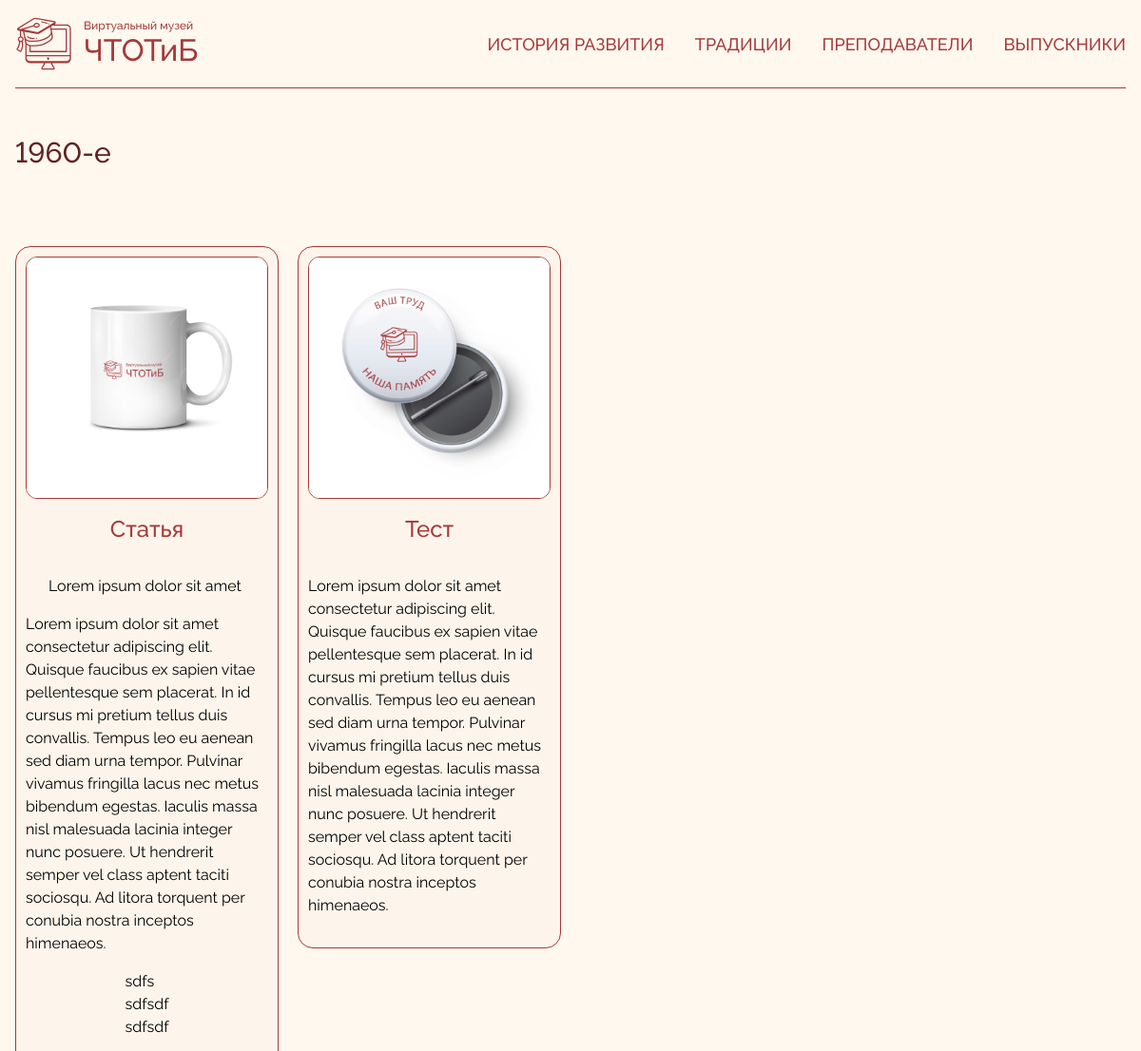
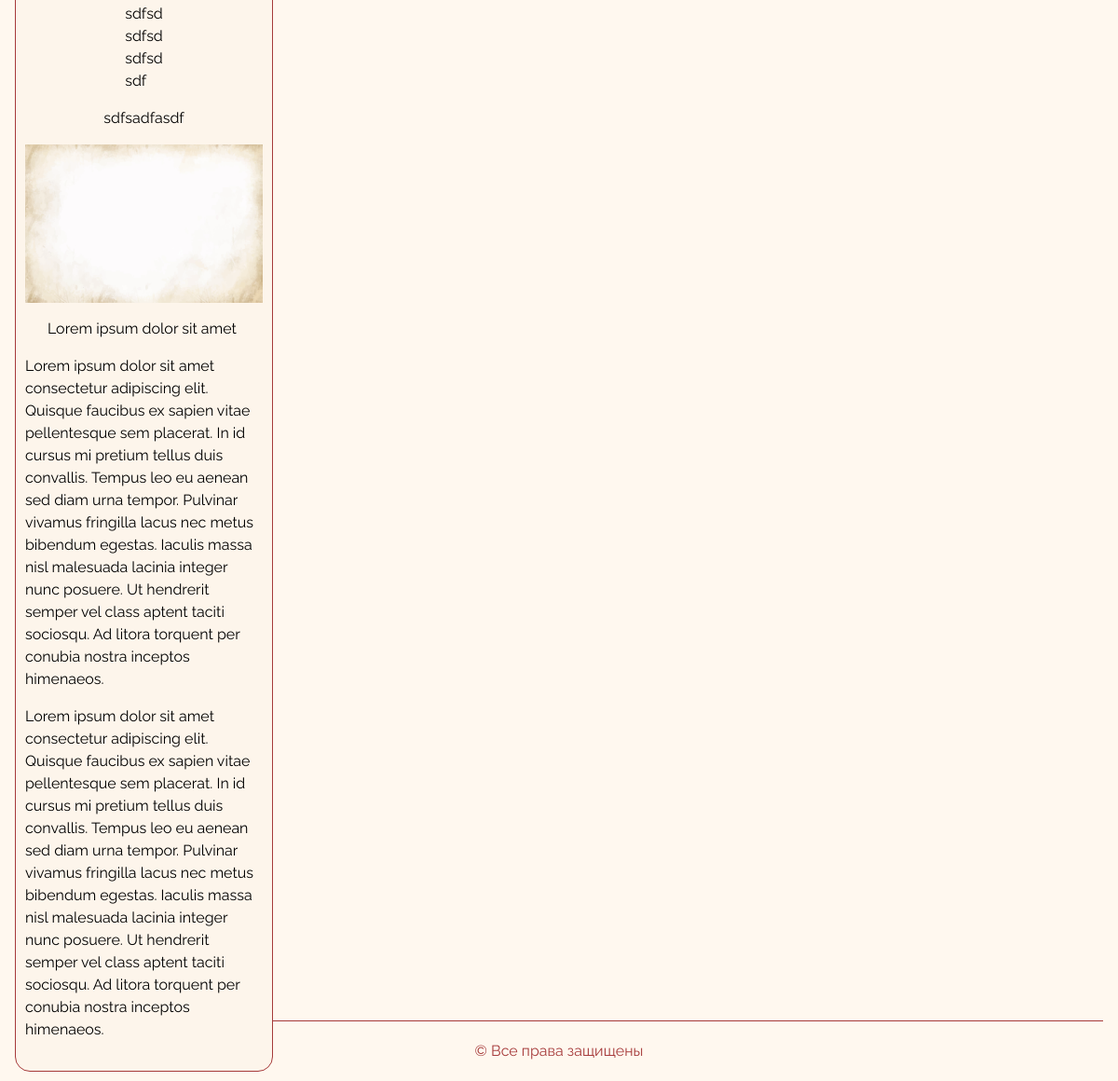
Screenshot of /history/1960-e with the database file from the repository (2 pictures, top to bottom).
### app/models.py (models this page shows, shortened)
class TimePeriod(models.Model):
    name = models.CharField("Период времени в десятилетиях", max_length=20)
    image = models.ImageField("Изображение", upload_to='time_period/images/')
    start_year = models.IntegerField("Начальный год")
    slug = models.SlugField("Слаг", max_length=120, unique=True, blank=True)
    class Meta:
        verbose_name = "Период"
        verbose_name_plural = "Периоды"

class Article(models.Model):
    title = models.CharField("Название статьи", max_length=100)
    description = models.TextField("Краткое описание", max_length=200)
    content = CKEditor5Field("Контент статьи")
    section = models.ForeignKey(Section, on_delete=models.CASCADE, verbose_name="Раздел")
    time_period = models.ForeignKey(TimePeriod, on_delete=models.CASCADE, verbose_name="Период времени")
    slug = models.SlugField("Слаг", max_length=120, unique=True, blank=True)
    def get_cover_image(self):
        return self.images.filter(cover=True).first()
    class Meta:
        verbose_name = "Статья"
        verbose_name_plural = "Статьи"

class ArticleImage(models.Model):
    article = models.ForeignKey(Article, on_delete=models.CASCADE, related_name='images', verbose_name="Статья")
    image = models.ImageField("Изображение", upload_to='articles/images/')
    cover = models.BooleanField("Обложка", default=False)
    class Meta:
        verbose_name = "Изображение статьи"
        verbose_name_plural = "Изображения статей"

### app/views.py (the view)
# urls.py: path('<slug:slug>/<slug:time_period_slug>', ArticleListView.as_view(), name="article_list"),
class ArticleListView(ListView):
    model = Article
    template_name = 'pages/article_list.html'
    context_object_name = 'articles'
    def get_queryset(self):
        time_period_slug = self.kwargs.get('time_period_slug')
        section_slug = self.kwargs.get('slug')
        return Article.objects.filter(section__slug=section_slug, time_period__slug=time_period_slug)
    def get_context_data(self, *, object_list=None, **kwargs):
        context = super().get_context_data(**kwargs)
        context['section'] = Section.objects.get(slug=self.kwargs.get('slug'))
        context['time_period'] = TimePeriod.objects.get(slug=self.kwargs.get('time_period_slug'))
        return context

### templates/pages/article_list.html (shortened to what this page needs)
{% extends 'base.html' %}
{% load static %}
{% block content %}
  <div class="flex flex-col gap-16 md:gap-20">
    {% include 'components/text_block.html' with title=time_period.name %}
    <div class="masonry -m-2.5">
      {% for article in articles %}
        {% include "components/article_card.html" with article=article %}
      {% endfor %}
    </div>
  </div>
{% endblock %}

### templates/components/text_block.html (shortened to what this page needs)
<div class="flex flex-col gap-6 md:gap-10 md:max-w-[530px]">
  <h1 class="font-medium text-xl md:text-2xl lg:text-3xl text-(--text)">
    {{ title|default:"" }}
  </h1>
</div>

### templates/components/article_card.html
{% load static %}
<div class="grid-item p-2.5">
  <div class="p-2.5 pb-4 h-fit bg-(--beige) rounded-2xl flex flex-col items-center gap-5 justify-between border border-(--accent)">
    <div class="flex flex-col items-center gap-2 md:gap-4">
      <img src="{{ article.get_cover_image.image.url }}" alt="{{ article.title }}"
           class="w-full h-full max-h-[300px] md:max-h-[400px] object-cover rounded-xl border border-(--accent)">
      <a href="{% url 'index' %}">
        <h3 class="font-medium text-(--accent) text-lg md:text-xl lg:text-2xl text-center line-clamp-2">
          {{ article.title|default:"Название статьи" }}
        </h3>
      </a>
      <p class="max-md:text-sm text-(--text) line-clamp-4">
        {{ article.content|safe }}
      </p>
    </div>
  </div>
</div>

### static/style.css (style rules this page uses)
:root { --accent: #A63A3A; --text: #602424; --beige: #FDF5EB; --bg: #FFF8EF }
* { font-family: "Raleway", serif; font-variant-numeric: lining-nums; }
.grid-sizer, .grid-item { width: 25%; }
.grid-item { padding: 10px; }

### rows the page displays
TimePeriod: name "1960-е"
Article: get_cover_image.image (picture), title "Статья", content "Lorem ipsum dolor sit amet Lorem ipsum dolor sit amet consectetur adipiscing elit. Quisque faucibus ex sapien vitae pellentesque sem placerat. In id cursus mi pretium tellus duis convallis. Tempus leo eu aenean sed diam urna tempor. Pulvinar vivamus fringilla lacus nec metus bibendum egestas. Iaculis massa nisl malesuada lacinia integer nunc posuere. Ut hendrerit semper vel class aptent taciti sociosqu. Ad litora torquent per conubia nostra inceptos himenaeos. sdfs sdfsdf sdfsdf sdfsd sdfsd sdfsd sdf sdfsadfasdf Lorem ipsum dolor sit amet Lorem ipsum dolor sit amet consectetur adipiscing elit. Quisque faucibus ex sapien vitae pellentesque sem placerat. In id cursus mi pretium tellus duis…", content (picture)
Article: get_cover_image.image (picture), title "Тест", content "Lorem ipsum dolor sit amet consectetur adipiscing elit. Quisque faucibus ex sapien vitae pellentesque sem placerat. In id cursus mi pretium tellus duis convallis. Tempus leo eu aenean sed diam urna tempor. Pulvinar vivamus fringilla lacus nec metus bibendum egestas. Iaculis massa nisl malesuada lacinia integer nunc posuere. Ut hendrerit semper vel class aptent taciti sociosqu. Ad litora torquent per conubia nostra inceptos himenaeos."
